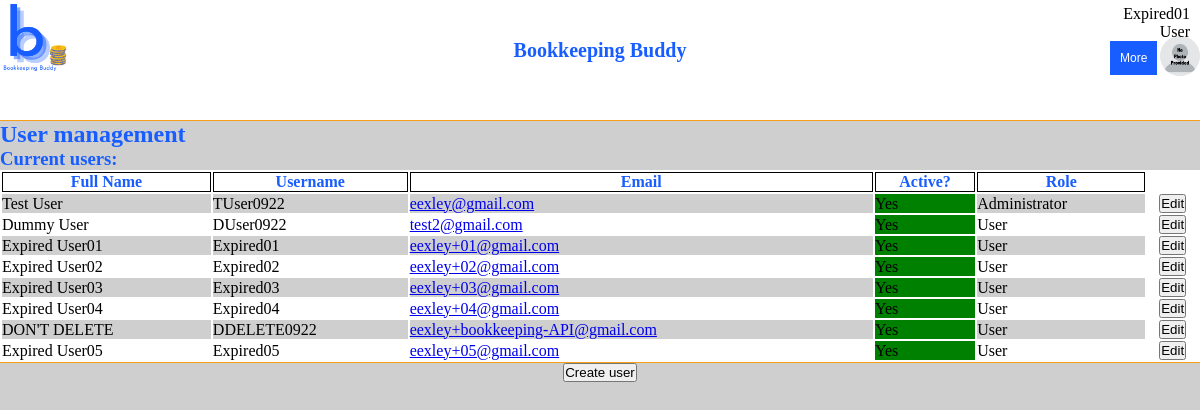
The page /auth/manage_users (signed in) on the database as committed earlier.
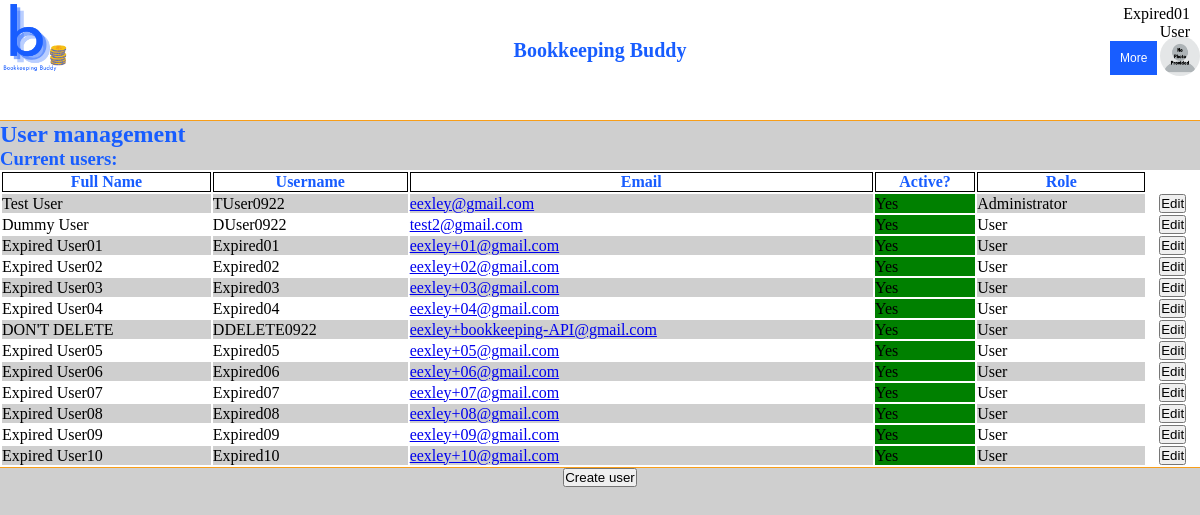
The same page on the database as committed later.
### tables this page shows
CREATE TABLE users (
  username TEXT PRIMARY KEY UNIQUE,
  email_address TEXT NOT NULL,
  first_name TEXT NOT NULL,
  last_name TEXT NOT NULL,
  active INTEGER NOT NULL,
  role INTEGER NOT NULL,
  picture BLOB,
  password TEXT NOT NULL,
  address TEXT NOT NULL,
  DOB TEXT NOT NULL,
  old_passwords TEXT NOT NULL,
  password_refresh_date TEXT NOT NULL,
  incorrect_login_attempts INTEGER NOT NULL,
  suspend_start_date TEXT,
  suspend_end_date TEXT,
  creation_date TEXT NOT NULL,
  first_pet TEXT NOT NULL,
  city_born TEXT NOT NULL,
  year_graduated_hs INTEGER NOT NULL
);

### appl_domain/auth.py (the view)
@bp.route('/manage_users', methods=('GET', 'POST'))
@login_required
def manage_users():
    user_list = None
    if request.method == 'GET':
        db = get_db()
        user_list = db.execute(
            "SELECT * FROM users"
        ).fetchall()
    return render_template('auth/manage_users.html', users=user_list)

### appl_domain/auth.py (called while the page is built)
def login_required(view):
    @functools.wraps(view)
    def wrapped_view(**kwargs):
        if g.user is None:
            return redirect(url_for('auth.login'))
        return view(**kwargs)
    return wrapped_view

@bp.before_app_request
def load_logged_in_user():
    username = session.get('username')
    if username is None:
        g.user = None
    else:
        g.user = get_db().execute(
            "SELECT * FROM users WHERE username = ?", (username,)
        ).fetchone()

### appl_domain/db.py (called while the page is built)
def get_db():
    if 'db' not in g:
        g.db = sqlite3.connect(
            current_app.config['DATABASE'],
            detect_types=sqlite3.PARSE_DECLTYPES
        )
        g.db.row_factory = sqlite3.Row
    return g.db

### appl_domain/templates/auth/manage_users.html (shortened to what this page needs)
{% extends 'base.html' %}
{% block content %}
    <h1 class = "h1-h3">User management</h1>
    <h3 class = "h1-h3">Current users:</h3>
<div style="overflow-x:auto;">
    <table class = "table" style="height:110px; width:100%; border-bottom: 1px solid #F89E19">
        <tr class = "table-header">
            <th style="border:1px solid black">Full Name</th>
            <th style="border:1px solid black">Username</th>
            <th style="border:1px solid black">Email</th>
            <th style="border:1px solid black">Active?</th>
            <th style="border:1px solid black">Role</th>
        </tr>
    {% if users %}
        {% set row = namespace(counter = 0) %}
        {% for user in users %}
            {% set row.counter = row.counter + 1 %}
            {% if user['incorrect_login_attempts'] >= 3 %}
                <tr style="background-color: goldenrod">
            {% elif row.counter % 2 == 1 %}
                <tr style="background-color:#CFCFCF">
            {% else %}
                <tr>
            {% endif %}
                <td>{{user['first_name']}} {{user['last_name']}}</td>
                <td>{{user['username']}}</td>
                <td><a href="mailto:{{user['email_address']}}">{{user['email_address']}}</a></td>
                {% if user['active'] == 1 %}
                    <td style="background-color: green">
                        Yes
                    </td>
                {% else %}
                    <td style="background-color: firebrick">
                        No
                    </td>
                {% endif %}
                {% if user['role'] == 2 %}
                    <td>
                        Administrator
                    </td>
                {% elif user['role'] == 1 %}
                    <td>
                        Manager
                    </td>
                {% else %}
                    <td>
                        User
                    </td>
                {% endif %}
                <td style="background-color: white"><button type="button" style="display: block; margin: auto" onclick="window.location.href='{{ url_for('auth.edit_user', username=user['username'])}}'">Edit</button></td>
            </tr>
        {% endfor %}
    {% else %}
        <tr>
            <td>No users found!</td>
        </tr>
    {% endif %}
    </table>
    </div>
 <button type="button" style="display: block; margin: auto" onclick="window.location.href='{{ url_for('auth.register')}}'">Create user</button>
{% endblock %}

### appl_domain/templates/base.html (shortened to what this page needs)
<!DOCTYPE html>
<html lang="en" xmlns="http://www.w3.org/1999/html">
<head>
    <link rel="stylesheet" href="{{url_for('static', filename = 'index.css') }}"/>
</head>
    <div id="navbar" style="height:15vh; width:100%; border-bottom: 1px solid #F89E19; background-color: white; position: static " >
        {%  if g.user %}
        <div style = "flex:50%">
                <a href = {{ url_for('mainpage') }} > <img src="{{ url_for('static', filename='logo_cropped.png') }}" style = "width: 70px;height: 75px;"  alt="BookkeepingBuddy logo"></a>
            <p class = "title" style ="text-align: center; color: #185DFF; font-size: 20px; margin-top: -40px"><b>Bookkeeping Buddy</b></p>
            <div class="dropdown" style="float: right; margin-left: -100px; margin-top: -14px">
              <button class="dropbtn" style="margin-left: -90px;margin-top: -14px">More</button>
            </div>
               </div>
           <div id="logged_in_header" style="display: flex; width:100%;">
                <div id="user_pic" style="text-align: right; flex: 50%">
            {% if g.user['picture'] %}
                <span><img  id = "userImage" style="width:40px;height:40px; border-radius: 50%; margin-top: -150px" alt="User's profile picture"/></span>
                    {% else %}
                <span><img src="{{ url_for('static', filename='no_photo.png') }}" style="width:40px;height:40px; border-radius: 50%; margin-top: -150px" alt="Placeholder profile picture"/></span>
                    {% endif %}
                <div id="username" style="text-align: right; padding-right: 10px;margin-top: -75px">{{ g.user['username'] }}</div>
                {% if g.user['role'] == 2 %}
                <div id="account_type" style="text-align: right; padding-right: 10px;" >Administrator</div>
                {% elif g.user['role'] == 1 %}
                <div id="account_type" style="text-align: right; padding-right: 10px;">Manager</div>
                {% else %}
                <div id="account_type" style="text-align: right; padding-right: 10px;">User</div>
                {% endif %}
            </div>
        {% endif %}
    </div>
    </div>
<section class="content">
    {% block content %}{% endblock %}
</section>
</html>

### appl_domain/static/index.css (style rules this page uses)
.h1-h3 { background-color: #CFCFCF; color:#185DFF; }
.table-header { color: #185DFF; }
.table { background-color: white; }

### appl_domain/templates/base.html (style rules this page uses)
* { margin: 0; padding: 0; }
.dropbtn { background-color: #185DFF; color: white; padding: 10px; font-size: 12px; border: none; cursor: pointer; }
.dropdown { position: relative; display: inline-block; }

Rows that differ between the two databases and show on the page:
added users: first_name "Expired", last_name "User06", username "Expired06", email_address "eexley+06@gmail.com", active "Yes", role "User"
added users: first_name "Expired", last_name "User07", username "Expired07", email_address "eexley+07@gmail.com", active "Yes", role "User"
added users: first_name "Expired", last_name "User08", username "Expired08", email_address "eexley+08@gmail.com", active "Yes", role "User"
added users: first_name "Expired", last_name "User09", username "Expired09", email_address "eexley+09@gmail.com", active "Yes", role "User"
added users: first_name "Expired", last_name "User10", username "Expired10", email_address "eexley+10@gmail.com", active "Yes", role "User"
